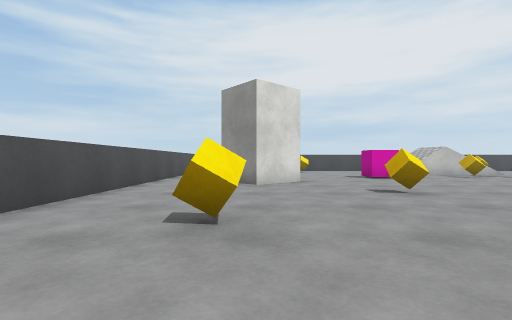
View 1 (above)

18 first-person views from a walk through a Unity game level. The camera is 0.68 m above the floor, looks level and sees 85° across. The floor is counted in squares, 1 m on a side. Each view is taken from the middle of a square. On the plan, view 1 faces up. The plan holds only what a view shows up to about 9 squares ahead; the rest is blank. The player is left out. Surface patterns are stand-ins for the level's own textures.

View 2
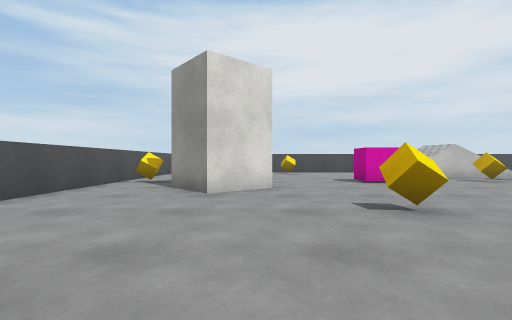

View 3
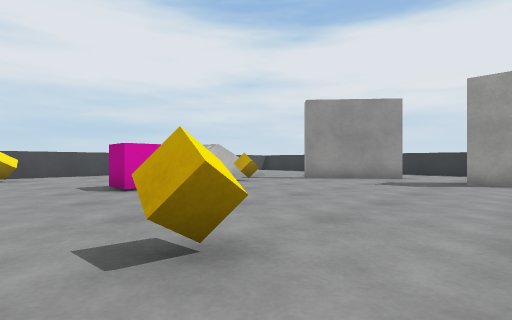

View 4
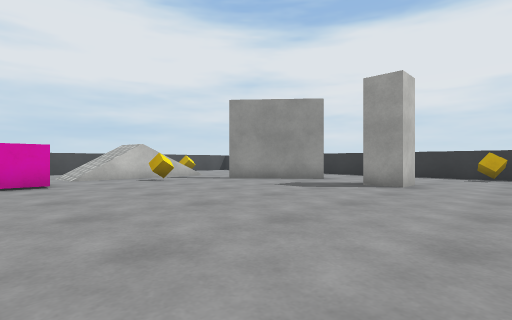

View 5
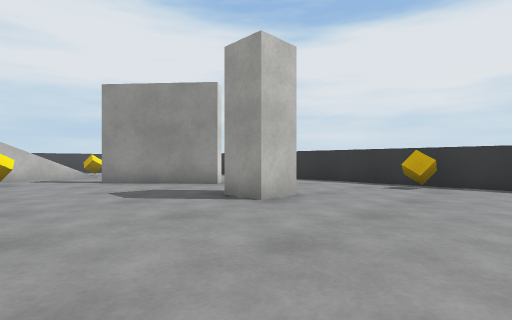

View 6
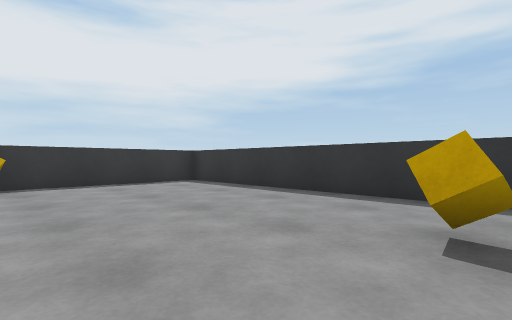

View 7
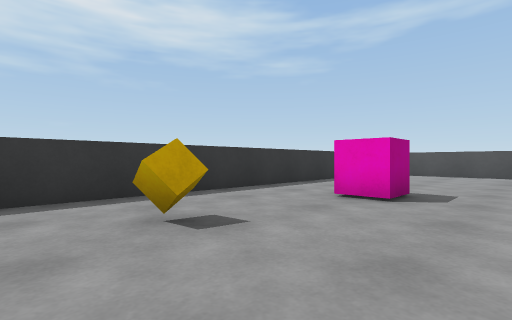

View 8
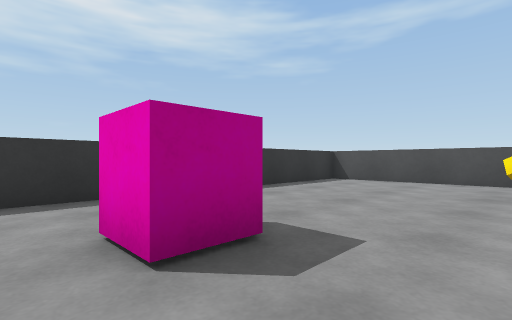

View 9
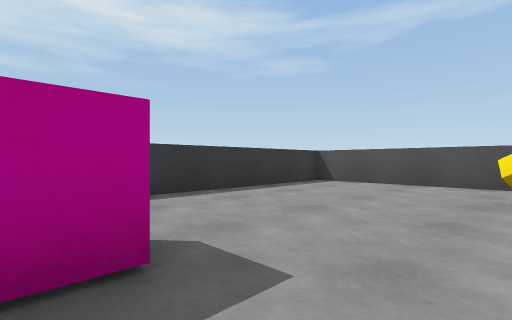

View 10
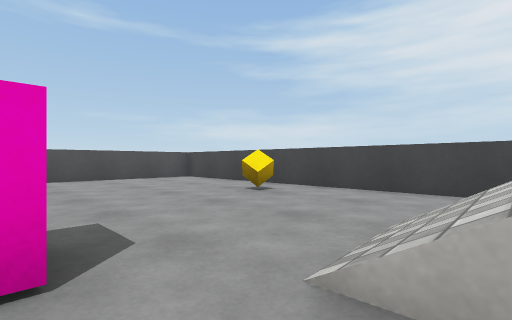

View 11
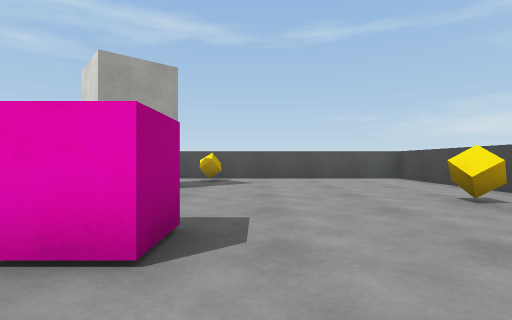

View 12
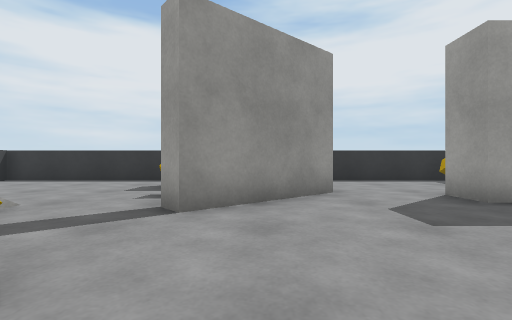

View 13
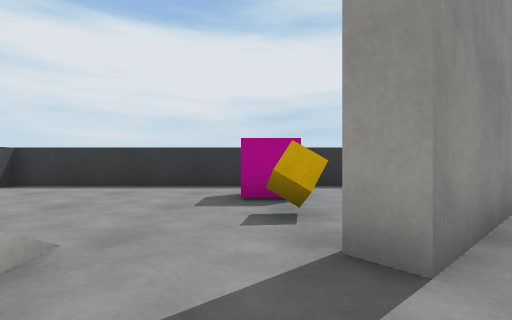

View 14
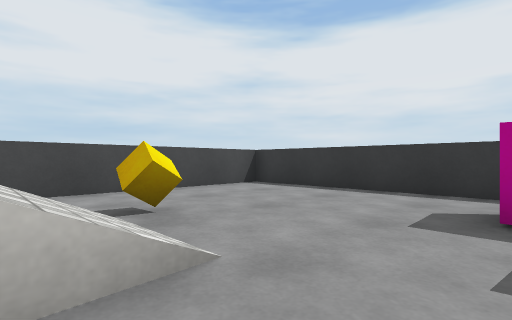

View 15
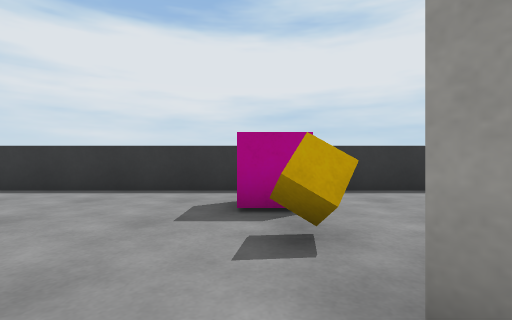

View 16
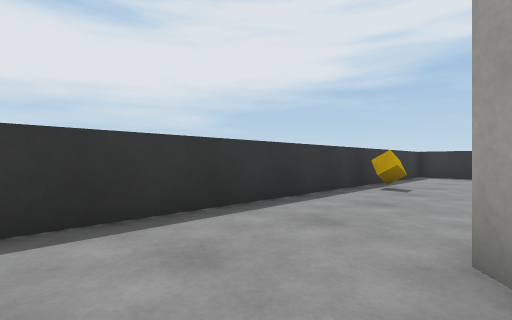

View 17
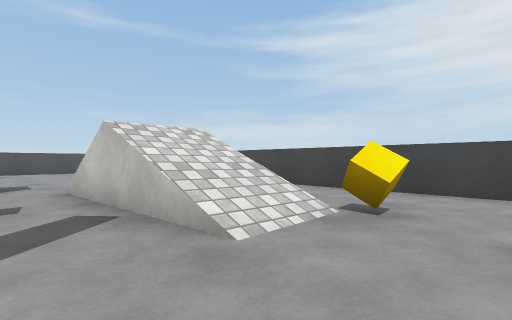

View 18
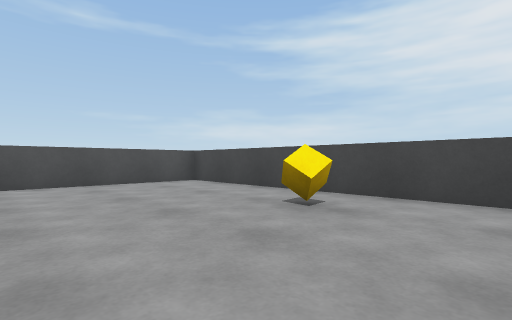

### Floor plan
Key: @ floor where view 1 was taken; # wall or solid block; . floor; / step, stairs or slope; O other object.
Columns run from 3 left of view 1 to 17 right of it. Each row starts with its distance up from view 1.
 17 #####################
 16 #.........  ........#
 15 #.....O...   ..O....#
 14 #........//////.....#
 13 #........//////.....#
 12 #...................#
 11 #.......O..O.....O..#
 10 #O. ....O.....#O.O..#
  9 #.###.........##....#
  8 #..#...........##...#
  7 #...................#
  6 #.....O.............#
  5 #..............#....#
  4 #...................#
  3 #..O...............O#
  2 #...................#
  1 #.......O...........#
  0 #..@.......O........#
 -1 #...................#
 -2 #...................#
 -3 #####################

Positions as (right, up) in squares from view 1, and headings:
1: (0, 0), facing up
2: (1, 2), facing up
3: (2, 4), facing up-right
4: (4, 2), facing up-right
5: (8, 1), facing up-right
6: (8, 3), facing down-right
7: (10, 3), facing down-left
8: (6, 3), facing down-left
9: (5, 3), facing down-left
10: (7, 11), facing up-left
11: (7, 12), facing left
12: (7, 9), facing right
13: (9, 11), facing right
14: (10, 11), facing up-right
15: (10, 11), facing right
16: (13, 10), facing down-right
17: (13, 11), facing up-left
18: (5, 12), facing up-left
